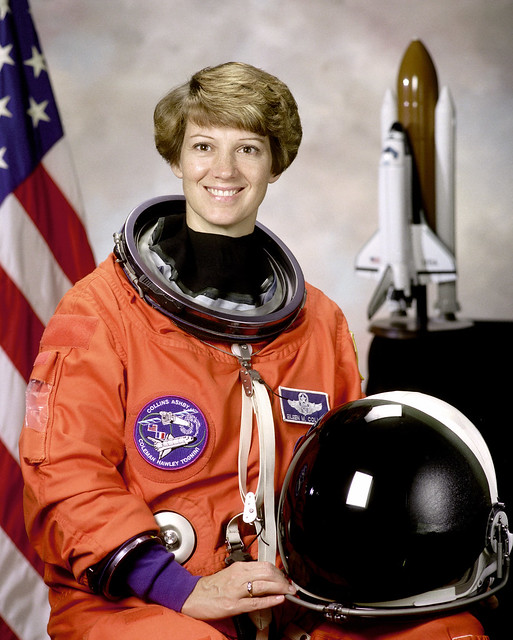
#> input picture assets/astronaut.jpg, 513 x 640 px
$ jupyter execute --allow-errors fourier.ipynb   (shell and % lines are left out)
#> lines starting #> are read from the running program, lines starting #| are printed output that depends on the picture
## Fourier Analysis In Image Processing
---
### Convolutions

The convolution of two one-dimensional functions $f(x)$ and $h(x)$ is defined as:

$g(x) = (f\ast h)(x) = \int_{\mathbb{R}} dx'\, f(x')h(x - x')$.

The following code cell demonstrates a one-dimensional convolution for functions $f(x)$ and $g(x)$ of
your choice.

TODO: Play with the slider and understand the code.

TODO: Modify `my_h` to return a function that is not even, and test the convolution.

TODO: Swap the definitions of `my_f` and `my_h` and test the commutativity of convolution. Is the minus sign in the term $h(x-x')$ necessary for commutativity?

[cell 1]
# Importing libraries
from ipywidgets import *
import matplotlib as mpl
import matplotlib.pyplot as plt
mpl.rcParams.update(mpl.rcParamsDefault)
import numpy as np

# Define f and h
def my_f(x):
    y = np.zeros_like(x)
    y[np.abs(x)<1] = 1.5
    return y

def my_h(x):
    return my_f(x)

# Create a figure with two subplots
f, ax = plt.subplots(1, 2, figsize=(8,3))

# Generate x and y values for the line
xmin = -2
xmax = 2
N = 100
xp = np.linspace(xmin, xmax, N)
dx = (xmax - xmin)/N
linef, = ax[0].plot(xp, my_f(xp), '-r',lw=1.5)
lineh, = ax[0].plot(xp, my_h(xp), '-b', lw=1)
linefh, = ax[0].plot(xp, my_f(xp)*my_h(-3-xp), '-k', lw=0.5)

# Set limits
ax[0].set_xlim([-2,2])
ax[0].set_ylim([0,5])
ax[1].set_xlim([-3,3])
ax[1].set_ylim([0,5])

# Labels
ax[0].legend(['$f(x\')$', '$h(x-x\')$', '$f(x\')h(x-x\')$'], loc=2, frameon=False)
ax[1].legend(['$\int_R dx\'f(x\')h(x-x\')$'], loc=2, frameon=False)
ax[0].set_xlabel('$x\'$')
ax[1].set_xlabel('$x$')
plt.tight_layout()

# Make an updating function
def update(x = -3):
    ff = my_f(xp)
    hh = my_h(x - xp)

    linef.set_ydata(ff)
    lineh.set_ydata(hh)
    linefh.set_ydata(ff*hh)
    ax[1].plot(x, np.sum(ff*hh)*dx,'k.')

    f.canvas.draw()

# Add an interactive widget
#> (the rest of this cell did not finish here and is left out)

---
### One-dimensional Fourier transforms

The Fourier transform and its inverse are defined as:

$F(\nu) = \int_{\mathbb{R}} dx\, f(x)\,\text{exp}[-i2\pi x\nu]$,

$f(x) = \int_{\mathbb{R}} d\nu\, F(\nu)\,\text{exp}[i2\pi x\nu]$.

With some care the discrete Fourier transform (DFT) can give an excellent approximation of the Fourier transform.

---

TODO: To establish a known Fourier transform for comparison, show by hand that the Fourier transform of $\cos(2\pi x)$ is

$\int_{\mathbb{R}} dx\, \cos(2\pi x)\,\text{exp}[-i2\pi x\nu] = \frac{1}{2}\left[\delta(\nu - 1) + \delta(\nu + 1)\right]$.

Hint: Use Euler's equation to write $\cos(2\pi x)$ in terms of complex exponentials then use
the identity $\int_{\mathbb{R}} dx\, \text{exp}[-i2\pi(x - n)] = \delta(x-n)$.

---

TODO: Run and understand the code in the next cell. You may need to look up the documentation for `np.fftfreq` and `np.fftshift`. We need to use `np.fftshift` because DFT implementations use "standard" order by convention. More information here: https://docs.scipy.org/doc/numpy/reference/routines.fft.html#background-information.

TODO: What do the variables `X` and `N` represent? Modify `X` and `N` to improve the DFT's approximation to the true Fourier transform.

TODO: Change `fx` to a $\sin$ function. How does the Fourier transform change? Why?

TODO: Modify `fx` to change the frequency of the $\sin$ or $\cos$. How does the Fourier transform change? Why?

TODO: Modify `fx` to shift the $\sin$ or $\cos$ function. How does the Fourier transform change? Why?

TODO: Modify `fx` to be a Gaussian function or a rect function and see how the Fourier transform changes. What can you say about the Fourier transform of an even (or odd) function?

TODO: Modify the width of the Gaussian or rect function. How does the Fourier transform change?

[cell 2]
# Specify domain
X = 10
N = 2**10
xmin = -X
xmax = X
d = (xmax - xmin)/(N-1)

# Specify and compute original function
x = np.linspace(xmin, xmax, N)
fx = np.cos(2*np.pi*x)

# Compute fourier transform
v = np.fft.fftfreq(N, d=d) # Calculate frequency spacing
Fv = np.fft.fft(np.fft.fftshift(fx))/N
Fv_real = np.real(Fv)
Fv_imag = np.imag(Fv)

# Create a figure with two subplots
f, ax = plt.subplots(1, 2, figsize=(8,3))

# Plot
ax[0].plot(x, fx,'-k', lw=0.5)
ax[1].plot(v, Fv_real,'-k', lw=0.5)
ax[1].plot(v, Fv_imag,'-g', lw=0.5)
ax[1].set_xlim([-5,5])

# Labels
ax[0].set_xlabel('$x$')
ax[0].set_ylabel('$f(x)$')
ax[1].set_xlabel('$\\nu$')
ax[1].legend(['Re$\{F(\\nu)\}$', 'Im$\{F(\\nu)\}$'], loc=2, frameon=False)
plt.tight_layout()
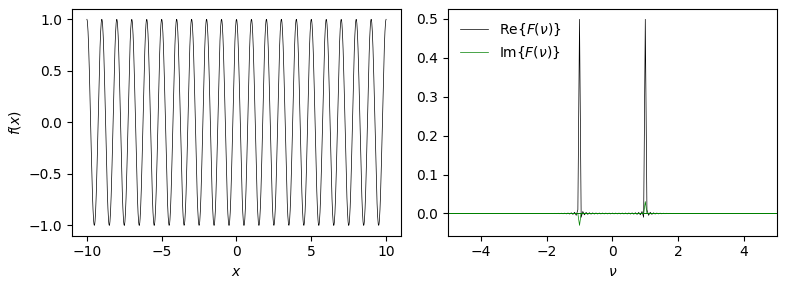
#> figure drawn by matplotlib, 2 panels; panel 1: curve peaks at x = -10, y = 1

---
### Two-dimensional Fourier transforms

The two-dimensional Fourier transform and its inverse are straightforward extensions of the one-dimensional Fourier transform:

$F(\boldsymbol{\nu}) = \int_{\mathbb{R}^2} d\mathbf{x}\, F(x)\,\text{exp}[-i2\pi \mathbf{x}\cdot\boldsymbol{\nu}]$,

$f(\mathbf{x}) = \int_{\mathbb{R}^2} d\boldsymbol{\nu}\, F(\boldsymbol{\nu})\,\text{exp}[i2\pi \mathbf{x}\cdot\boldsymbol{\nu}]$,

where boldface $\mathbf{x}$ and $\boldsymbol{\nu}$ denote two-dimensional vectors.

TODO: Run and understand the code cell below. Notice the conventional indexing scheme for images: the first index is zero with rows ordered top to bottom and columns ordered left to right.

TODO: Implement a low-pass filter like we saw in class and apply it to the image. Do the same with a high-pass filter. How might these filters be useful?

TODO: Design and implement a filter that accentuates vertical edges and another filter that accentuates horizontal edges.

[cell 3]
# Import test image
# If this doesn't work make sure that you have an image at the path 'assets/astronaut.jpg'.
from matplotlib.image import imread
im = imread('assets/astronaut.jpg')[0:512,0:512,0].astype(np.float64)
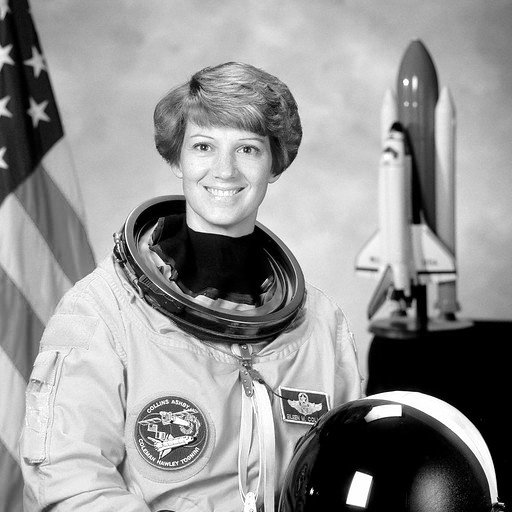
#> im: shape (512, 512) float64; min 0, max 255, mean 148

f, ax = plt.subplots(1, 3, figsize=(8,8/3))

# Plot original
ax[0].imshow(im, cmap='gray')

# Calculate DFT
imdft = np.fft.fft2(im, axes=(0,1))

# Calculate filter
x = np.linspace(-1, 1, im.shape[0])
#> x = 512 values from -1 to 1
y = np.linspace(-1, 1, im.shape[1])
#> y = 512 values from -1 to 1
xx, yy = np.meshgrid(x, y)
filt = np.zeros_like(im)
filt[xx**2 + yy**2 < 0.9] = 1 # Modify this to change the filter

# Apply filter and plot
imdft_filt = np.fft.fftshift(imdft)*filt
log_trans = np.where(imdft_filt != 0, np.log(np.abs(imdft_filt)), 0) # Log transform
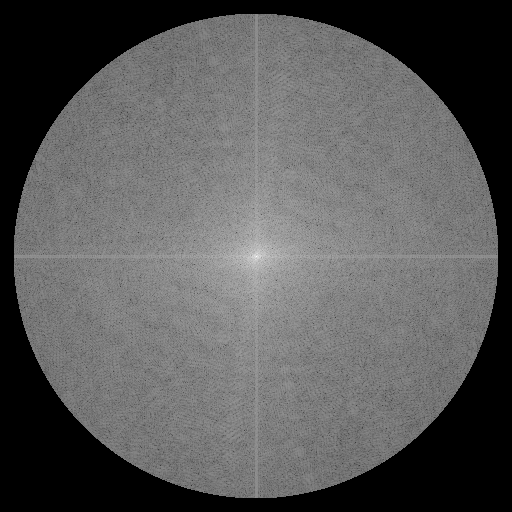
#> log_trans: shape (512, 512) float64; min 0, max 17.47, mean 6.13; drawn with min black and max white
ax[1].imshow(log_trans, cmap='gray')

# Calculate and plot filtered image
im_filt = np.fft.ifft2(imdft_filt, axes=(0,1))
ax[2].imshow(np.abs(im_filt), cmap='gray')

# Labels
ax[0].set_title('Original')
ax[1].set_title('Filtered Spectrum')
ax[2].set_title('Filtered Image')
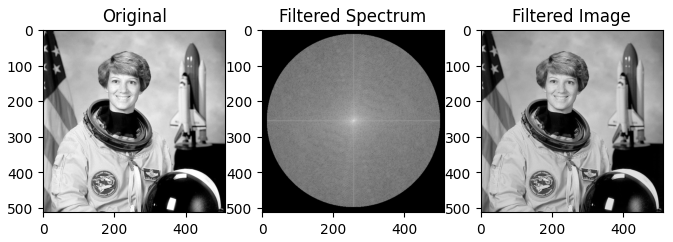
#> figure drawn by matplotlib, 3 panels

$ run again, with assets/ctimage.jpg copied over assets/astronaut.jpg
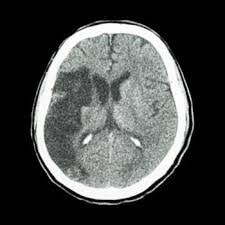
#> input picture assets/ctimage.jpg, 225 x 225 px
#> `log_trans = np.where(imdft_filt != 0, np.log(np.abs(imdft_filt)), 0)`:
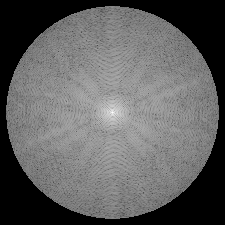
#> log_trans: shape (225, 225) float64; min 0, max 15.1, mean 5.68; drawn with min black and max white
#> `[cell 3] # Import test image # If this doesn't work make sure that you..`:
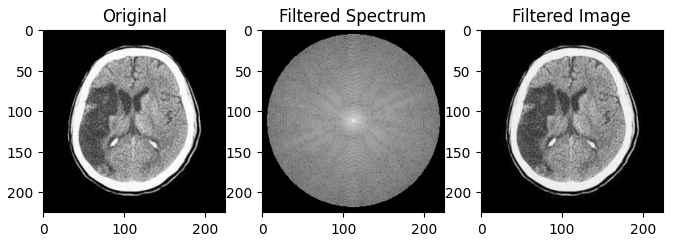
#> figure drawn by matplotlib, 3 panels
